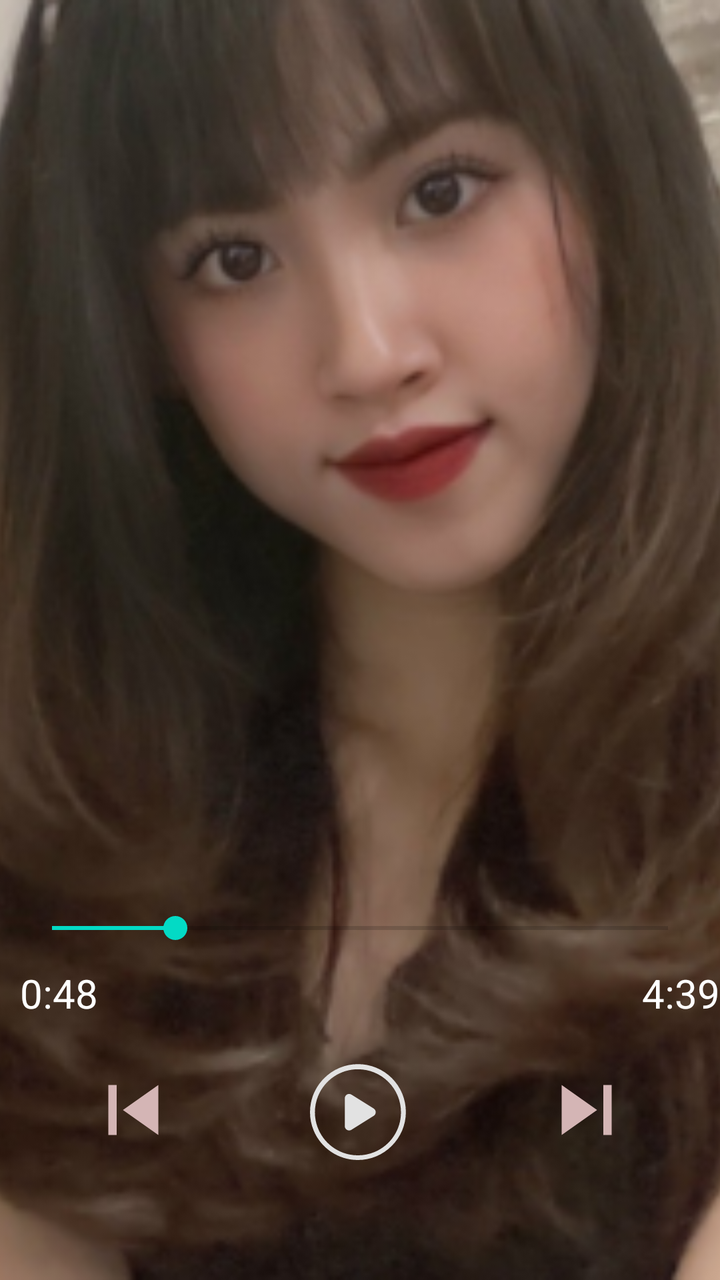
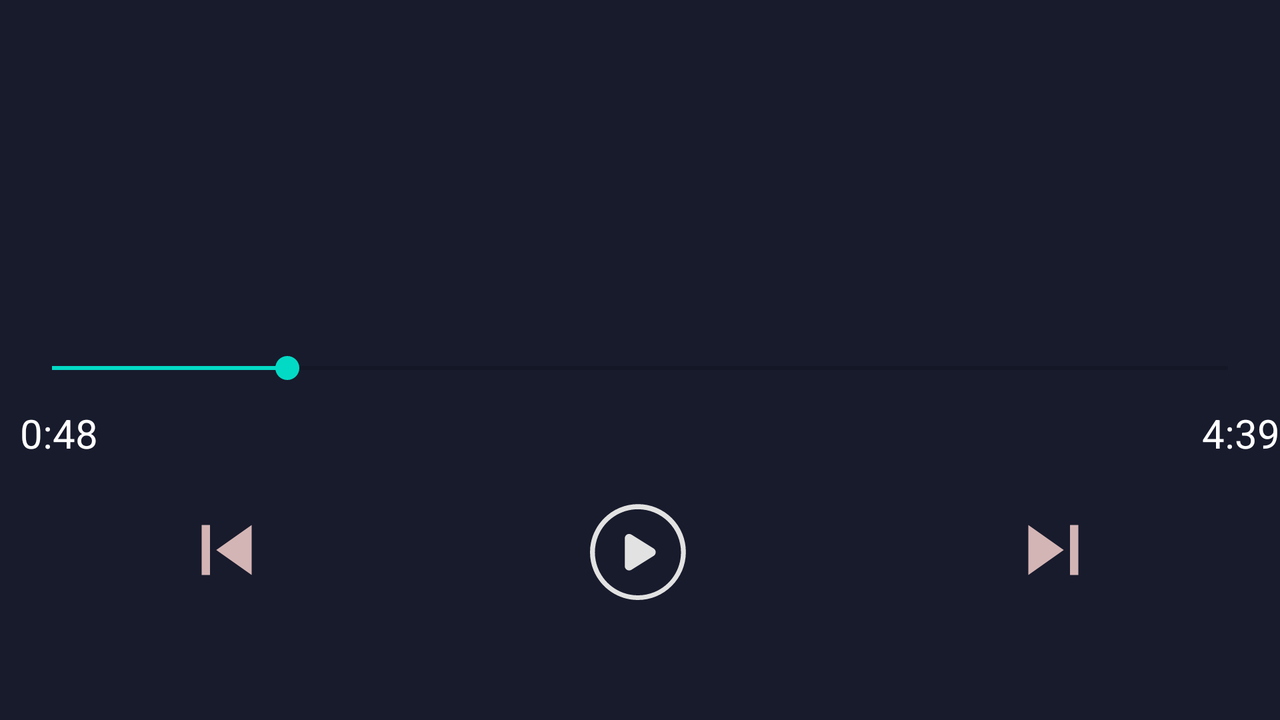

First picture: res/layout/ on a phone held upright. Second picture: the repository's own variant of that layout, on a device whose configuration matches the variant's folder. Source for both follows.
<!-- AndroidManifest.xml: application theme Theme.MyMusicApplication -->
<!-- res/layout/fragment_song_detail.xml -->
<?xml version="1.0" encoding="utf-8"?>
<androidx.constraintlayout.widget.ConstraintLayout xmlns:android="http://schemas.android.com/apk/res/android"
    xmlns:tools="http://schemas.android.com/tools"
    android:layout_width="match_parent"
    android:layout_height="match_parent"
    xmlns:app="http://schemas.android.com/apk/res-auto"
    android:id="@+id/song_detail_container"
    tools:context=".screens.playing_screens.NowPlayingFragment">

    <ImageView
        android:layout_width="match_parent"
        android:layout_height="match_parent"
        android:scaleType="centerCrop"
        android:src="@mipmap/avatar_02_foreground" />
    <TextView
        android:id="@+id/tv_song_name"
        android:layout_width="match_parent"
        android:layout_height="wrap_content"
        android:maxLines="1"
        android:padding="10dp"
        android:textAlignment="textStart"
        android:textColor="@color/white"
        android:textSize="17sp"
        app:layout_constraintBottom_toTopOf="@id/tv_song_author"/>

    <TextView
        android:id="@+id/tv_song_author"
        android:layout_width="match_parent"
        android:layout_height="wrap_content"
        android:maxLines="1"
        android:padding="10dp"
        android:textAlignment="textStart"
        android:textColor="@color/white"
        android:textSize="20sp"
        app:layout_constraintBottom_toTopOf="@id/function"/>

    <RelativeLayout
        android:id="@+id/function"
        android:layout_width="match_parent"
        android:layout_height="wrap_content"
        app:layout_constraintBottom_toBottomOf="parent">

        <SeekBar
            android:id="@+id/timer"
            android:layout_width="match_parent"
            android:layout_height="wrap_content"
            android:layout_alignParentTop="true"
            android:layout_centerHorizontal="true"
            android:layout_marginStart="10dp"
            android:layout_marginTop="10dp"
            android:layout_marginEnd="10dp"
            android:layout_marginBottom="10dp"
            android:max="100"
            android:progress="20" />

        <TextView
            android:id="@+id/tv_current_time"
            android:layout_width="wrap_content"
            android:layout_height="wrap_content"
            android:layout_below="@id/timer"
            android:layout_alignParentStart="true"
            android:layout_marginStart="10dp"
            android:textColor="@color/white"
            android:textSize="20sp"
            android:text="0:48" />

        <TextView
            android:id="@+id/tv_total_time"
            android:layout_width="wrap_content"
            android:layout_height="wrap_content"
            android:layout_below="@id/timer"
            android:layout_alignParentEnd="true"
            android:layout_marginStart="10dp"
            android:textColor="@color/white"
            android:textSize="20sp"
            android:text="4:39" />

        <LinearLayout
            android:id="@+id/song_control"
            android:layout_width="match_parent"
            android:layout_height="wrap_content"
            android:layout_below="@id/tv_total_time"
            android:layout_marginTop="10dp"
            android:layout_marginBottom="50dp"
            android:gravity="center"
            android:orientation="horizontal"
            android:padding="10dp">

            <RelativeLayout
                android:layout_width="0dp"
                android:layout_height="50dp"
                android:layout_weight="1">

                <ImageView
                    android:id="@+id/iv_play_prev"
                    android:layout_width="50dp"
                    android:layout_height="50dp"
                    android:layout_centerInParent="true"
                    app:srcCompat="@drawable/ic_play_prev" />
            </RelativeLayout>

            <RelativeLayout
                android:layout_width="0dp"
                android:layout_height="50dp"
                android:layout_weight="1">

                <ImageView
                    android:id="@+id/iv_play"
                    android:layout_width="50dp"
                    android:layout_height="50dp"
                    android:layout_centerInParent="true"
                    app:srcCompat="@drawable/ic_pause" />
            </RelativeLayout>

            <RelativeLayout
                android:layout_width="0dp"
                android:layout_height="50dp"
                android:layout_weight="1">

                <ImageView
                    android:id="@+id/iv_play_next"
                    android:layout_width="50dp"
                    android:layout_height="500dp"
                    android:layout_centerInParent="true"
                    app:srcCompat="@drawable/ic_play_next" />
            </RelativeLayout>

        </LinearLayout>
    </RelativeLayout>

</androidx.constraintlayout.widget.ConstraintLayout>
<!-- resources referenced by this layout -->
<resources>
  <color name="white">#FFFFFFFF</color>
  <!-- drawable ic_play_next (drawable) -->
  <vector android:height="24dp" android:tint="#D4B5B5"
      android:viewportHeight="24" android:viewportWidth="24"
      android:width="24dp" xmlns:android="http://schemas.android.com/apk/res/android">
      <path android:fillColor="@android:color/white" android:pathData="M6,18l8.5,-6L6,6v12zM16,6v12h2V6h-2z"/>
  </vector>
  <!-- drawable ic_play_prev (drawable) -->
  <vector android:height="24dp" android:tint="#D4B5B5"
      android:viewportHeight="24" android:viewportWidth="24"
      android:width="24dp" xmlns:android="http://schemas.android.com/apk/res/android">
      <path android:fillColor="@android:color/white" android:pathData="M6,6h2v12L6,18zM9.5,12l8.5,6L18,6z"/>
  </vector>
  <style name="Theme.MyMusicApplication" parent="Theme.MaterialComponents.DayNight.NoActionBar">
          
          <item name="colorPrimary">@color/purple_500</item>
          <item name="colorPrimaryVariant">@color/purple_700</item>
          <item name="colorOnPrimary">@color/white</item>
          
          <item name="colorSecondary">@color/teal_200</item>
          <item name="colorSecondaryVariant">@color/teal_700</item>
          <item name="colorOnSecondary">@color/black</item>
          
          <item name="android:statusBarColor" tools:targetApi="l">@color/back_ground</item>
          
          <item name="android:popupMenuStyle">@style/PopupMenu</item>
          <item name="android:windowBackground">@color/back_ground</item>
          <item name="android:itemTextAppearance">@style/itemTextStyle.AppTheme</item>
  
      </style>
  <color name="purple_500">#FF6200EE</color>
  <color name="purple_700">#FF3700B3</color>
  <color name="teal_200">#FF03DAC5</color>
  <color name="teal_700">#FF018786</color>
  <color name="black">#FF000000</color>
  <color name="back_ground">#181B2C</color>
  <style name="PopupMenu" parent="@android:style/Widget.PopupMenu">
          <item name="android:popupBackground">@color/h383B49</item>
          <item name="android:itemTextAppearance">@color/white</item>
      </style>
  <style name="itemTextStyle.AppTheme" parent="@android:style/TextAppearance.Widget.IconMenu.Item">
          <item name="android:textColor">@color/white</item>
          <item name="android:textSize">@dimen/_11ssp</item>
      </style>
  <color name="h383B49">#383B49</color>
  <!-- some entries are left out for length -->
</resources>
<!-- res/layout-land/fragment_song_detail.xml (the repository's variant of the layout above) -->
<!-- drawn on the phone turned sideways -->
<?xml version="1.0" encoding="utf-8"?>
<androidx.constraintlayout.widget.ConstraintLayout xmlns:android="http://schemas.android.com/apk/res/android"
    xmlns:tools="http://schemas.android.com/tools"
    android:layout_width="match_parent"
    android:layout_height="match_parent"
    xmlns:app="http://schemas.android.com/apk/res-auto"
    android:id="@+id/song_detail_container"
    tools:context=".SongDetailFragment">

    <TextView
    android:id="@+id/tv_song_name"
    android:layout_width="match_parent"
    android:layout_height="wrap_content"
    android:maxLines="1"
    android:padding="10dp"
    android:textAlignment="textStart"
    android:textColor="@color/white"
    android:textSize="15sp"
    app:layout_constraintBottom_toTopOf="@id/tv_song_author"/>

    <TextView
        android:id="@+id/tv_song_author"
        android:layout_width="match_parent"
        android:layout_height="wrap_content"
        android:maxLines="1"
        android:padding="10dp"
        android:textAlignment="textStart"
        android:textColor="@color/white"
        android:textSize="20sp"
        app:layout_constraintBottom_toTopOf="@id/function"/>

    <RelativeLayout
        android:id="@+id/function"
        android:layout_width="match_parent"
        android:layout_height="wrap_content"
        app:layout_constraintBottom_toBottomOf="parent">

    <SeekBar
        android:id="@+id/timer"
        android:layout_width="match_parent"
        android:layout_height="wrap_content"
        android:layout_alignParentTop="true"
        android:layout_centerHorizontal="true"
        android:layout_marginStart="10dp"
        android:layout_marginTop="10dp"
        android:layout_marginEnd="10dp"
        android:layout_marginBottom="10dp"
        android:max="100"
        android:progress="20" />

    <TextView
        android:id="@+id/tv_current_time"
        android:layout_width="wrap_content"
        android:layout_height="wrap_content"
        android:layout_below="@id/timer"
        android:layout_alignParentStart="true"
        android:layout_marginStart="10dp"
        android:textColor="@color/white"
        android:textSize="20sp"
        android:text="0:48" />

    <TextView
        android:id="@+id/tv_total_time"
        android:layout_width="wrap_content"
        android:layout_height="wrap_content"
        android:layout_below="@id/timer"
        android:layout_alignParentEnd="true"
        android:layout_marginStart="10dp"
        android:textColor="@color/white"
        android:textSize="20sp"
        android:text="4:39" />

    <LinearLayout
        android:id="@+id/song_control"
        android:layout_width="match_parent"
        android:layout_height="wrap_content"
        android:layout_below="@id/tv_total_time"
        android:layout_marginTop="10dp"
        android:layout_marginBottom="50dp"
        android:gravity="center"
        android:orientation="horizontal"
        android:padding="10dp">

        <RelativeLayout
            android:layout_width="0dp"
            android:layout_height="50dp"
            android:layout_weight="1">

            <ImageView
                android:id="@+id/iv_play_prev"
                android:layout_width="50dp"
                android:layout_height="50dp"
                android:layout_centerInParent="true"
                app:srcCompat="@drawable/ic_play_prev" />
        </RelativeLayout>

        <RelativeLayout
            android:layout_width="0dp"
            android:layout_height="50dp"
            android:layout_weight="1">

            <ImageView
                android:id="@+id/iv_play"
                android:layout_width="50dp"
                android:layout_height="50dp"
                android:layout_centerInParent="true"
                app:srcCompat="@drawable/ic_pause" />
        </RelativeLayout>

        <RelativeLayout
            android:layout_width="0dp"
            android:layout_height="50dp"
            android:layout_weight="1">

            <ImageView
                android:id="@+id/iv_play_next"
                android:layout_width="50dp"
                android:layout_height="500dp"
                android:layout_centerInParent="true"
                app:srcCompat="@drawable/ic_play_next" />
        </RelativeLayout>
    </LinearLayout>
    </RelativeLayout>
</androidx.constraintlayout.widget.ConstraintLayout>
